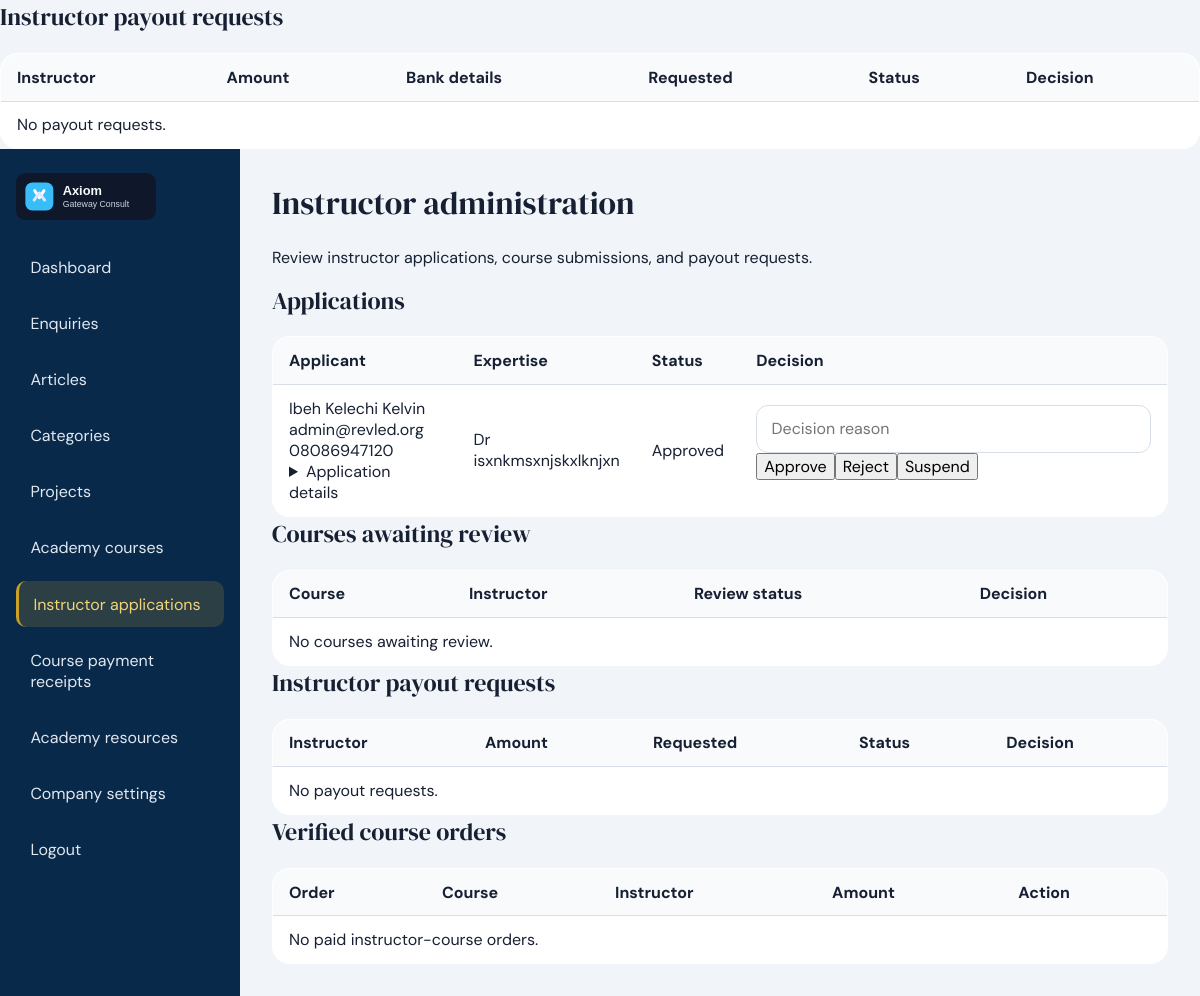
Before: /admin/instructors (signed in) with the older database file.
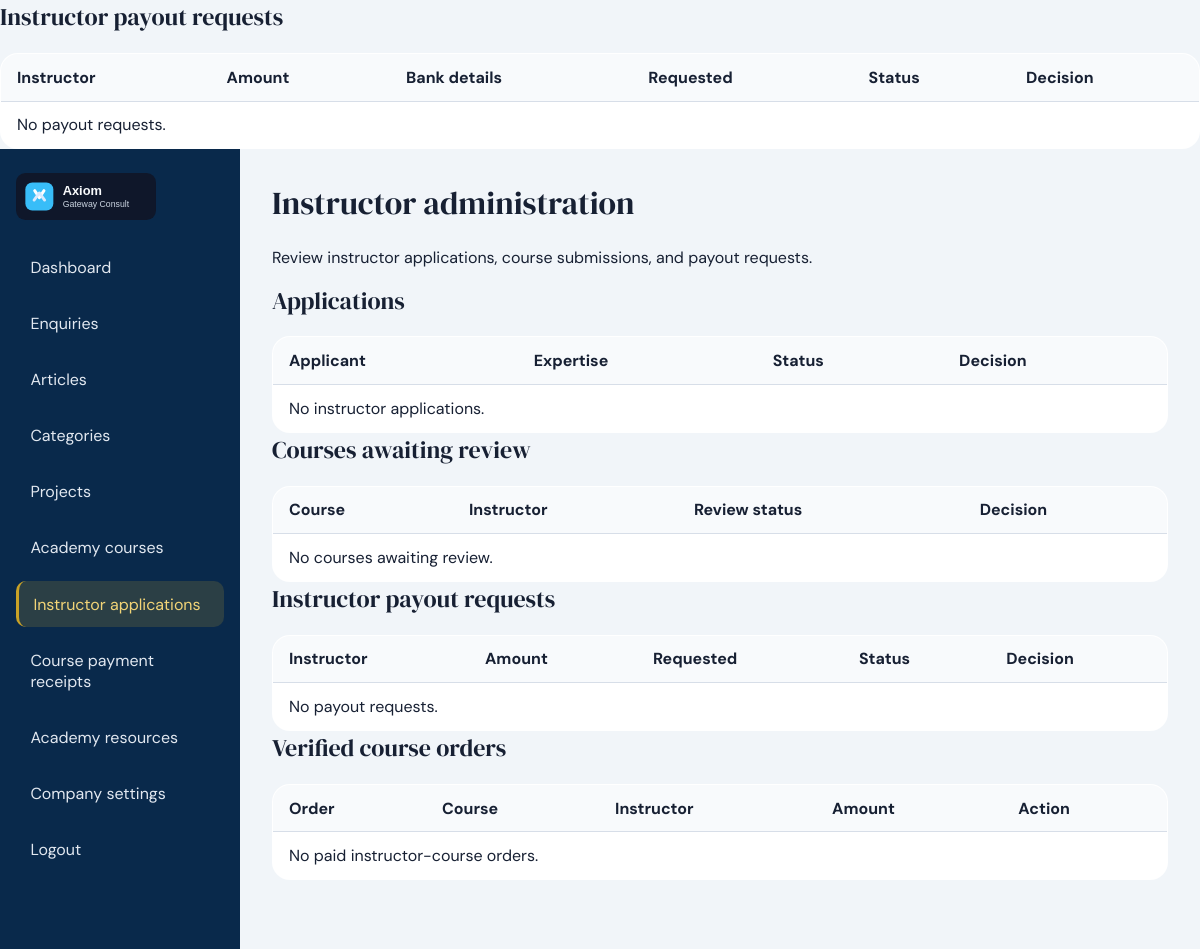
After: the same page with the newer database file.
### app/models.py (models this page shows, shortened)
class TimestampMixin:
    created_at = db.Column(db.DateTime, default=lambda: datetime.now(timezone.utc), nullable=False)
    updated_at = db.Column(
        db.DateTime,
        default=lambda: datetime.now(timezone.utc),
        onupdate=lambda: datetime.now(timezone.utc),
        nullable=False,
    )

class Instructor(UserMixin, TimestampMixin, db.Model):
    __tablename__ = "instructors"
    id = db.Column(db.Integer, primary_key=True)
    full_name = db.Column(db.String(160), nullable=False)
    email = db.Column(db.String(160), unique=True, nullable=False, index=True)
    password_hash = db.Column(db.String(255), nullable=False)
    phone = db.Column(db.String(60))
    professional_title = db.Column(db.String(160))
    biography = db.Column(db.Text)
    teaching_experience = db.Column(db.Text)
    qualifications = db.Column(db.Text)
    subject_areas = db.Column(db.Text)
    profile_photo = db.Column(db.String(255))
    payout_bank_name = db.Column(db.String(120))
    payout_account_name = db.Column(db.String(160))
    payout_account_number_encrypted = db.Column(db.Text)
    payout_bank_code = db.Column(db.String(30))
    status = db.Column(db.String(20), default="pending", nullable=False, index=True)
    decision_reason = db.Column(db.Text)
    terms_accepted_at = db.Column(db.DateTime)
    last_login_at = db.Column(db.DateTime)
    reviewed_by_admin_id = db.Column(db.Integer, db.ForeignKey("admin_users.id"))
    reviewed_by = db.relationship("AdminUser")
    courses = db.relationship("Course", back_populates="instructor")
    notifications = db.relationship("InstructorNotification", back_populates="instructor", cascade="all, delete-orphan")
    earnings = db.relationship("InstructorEarning", back_populates="instructor", cascade="all, delete-orphan")
    payout_requests = db.relationship("InstructorPayoutRequest", back_populates="instructor", cascade="all, delete-orphan")

### app/routes.py (the view)
@admin_bp.route("/instructors")
@login_required
def instructors_admin():
    instructors = Instructor.query.order_by(Instructor.created_at.desc()).all()
    orders_to_reverse = AcademyOrder.query.join(Course, (AcademyOrder.item_type == "course") & (AcademyOrder.item_id == Course.id)).join(InstructorEarning, InstructorEarning.order_id == AcademyOrder.id).filter(Course.instructor_id.isnot(None), AcademyOrder.status == "paid", InstructorEarning.payout_status == "available", AcademyOrder.payment_events.any(PaymentEvent.status == "verified")).order_by(AcademyOrder.created_at.desc()).limit(100).all()
    reverse_courses = {course.id: course for course in Course.query.filter(Course.id.in_([order.item_id for order in orders_to_reverse])).all()} if orders_to_reverse else {}
    payout_requests = InstructorPayoutRequest.query.filter(InstructorPayoutRequest.status.in_(["pending", "approved"])).order_by(InstructorPayoutRequest.created_at.asc()).all()
    payout_instructor_ids = {payout.instructor_id for payout in payout_requests}
    payout_instructors = Instructor.query.filter(Instructor.id.in_(payout_instructor_ids)).all() if payout_instructor_ids else []
    payout_profiles = {item.id: {"bank": item.payout_bank_name, "account_name": item.payout_account_name, "account_number": decrypt_payout_account(item.payout_account_number_encrypted), "bank_code": item.payout_bank_code} for item in payout_instructors}
    return render_template(
        "admin/instructors.html",
        instructors=instructors,
        courses_to_review=Course.query.filter_by(review_status="submitted").all(),
        payout_requests=payout_requests,
        orders_to_reverse=orders_to_reverse,
        reverse_courses=reverse_courses,
        payout_profiles=payout_profiles,
    )

### app/__init__.py (called while the page is built)
def load_user(user_id):
    from .models import AdminUser, Instructor, Student
    if not user_id:
        return None
    prefix, _, suffix = str(user_id).partition(":")
    if prefix == "student" and suffix.isdigit():
        return db.session.get(Student, int(suffix))
    if prefix == "admin" and suffix.isdigit():
        return db.session.get(AdminUser, int(suffix))
    if prefix == "instructor" and suffix.isdigit():
        return db.session.get(Instructor, int(suffix))
    if user_id.isdigit():
        return db.session.get(AdminUser, int(user_id))
    return None

def student_load_user(user_id):
    return load_user(user_id)

### app/models.py (called while the page is built)
    @staticmethod
    def get_settings():
        settings = CompanySettings.query.order_by(CompanySettings.id.desc()).first()
        if settings:
            return settings
        default = CompanySettings()
        db.session.add(default)
        db.session.commit()
        return default

### app/templates/admin/instructors.html (shortened to what the changed rows need)
<h2>Instructor payout requests</h2><table><thead><tr><th>Instructor</th><th>Amount</th><th>Bank details</th><th>Requested</th><th>Status</th><th>Decision</th></tr></thead></table>
{% extends 'admin/layout.html' %}
{% block content %}
<h1>Instructor administration</h1><p>Review instructor applications, course submissions, and payout requests.</p>
<h2>Applications</h2><table><thead><tr><th>Applicant</th><th>Expertise</th><th>Status</th><th>Decision</th></tr></thead><tbody>{% for instructor in instructors %}<tr><td>{{ instructor.full_name }}<br>{{ instructor.email }}<br>{{ instructor.phone or '' }}<details><summary>Application details</summary><p>{{ instructor.biography }}</p><p>Experience: {{ instructor.teaching_experience or 'Not provided' }}</p><p>Qualifications: {{ instructor.qualifications or 'Not provided' }}</p></details></td><td>{{ instructor.professional_title }}<br>{{ instructor.subject_areas }}</td><td>{{ instructor.status|title }}</td><td><form method="post" action="{{ url_for('admin.instructor_decision', instructor_id=instructor.id) }}"><input type="hidden" name="csrf_token" value="{{ csrf_token() }}"><input name="reason" placeholder="Decision reason" value="{{ instructor.decision_reason or '' }}"><button name="decision" value="approved">Approve</button><button name="decision" value="rejected">Reject</button><button name="decision" value="suspended">Suspend</button></form></td></tr>{% else %}<tr><td colspan="4">No instructor applications.</td></tr>{% endfor %}</tbody></table>
<h2>Courses awaiting review</h2><table><thead><tr><th>Course</th><th>Instructor</th><th>Review status</th><th>Decision</th></tr></thead></table>
<h2>Instructor payout requests</h2><table><thead><tr><th>Instructor</th><th>Amount</th><th>Requested</th><th>Status</th><th>Decision</th></tr></thead></table>
<h2>Verified course orders</h2><table><thead><tr><th>Order</th><th>Course</th><th>Instructor</th><th>Amount</th><th>Action</th></tr></thead></table>
{% endblock %}

Changed rows visible on the page:
removed Instructor: full_name "Ibeh Kelechi Kelvin", email "admin@revled.org", phone "08086947120", professional_title "Dr", subject_areas "isxnkmsxnjskxlknjxn", status "Approved"
Other visible differences:
text now shown: "No instructor applications."
